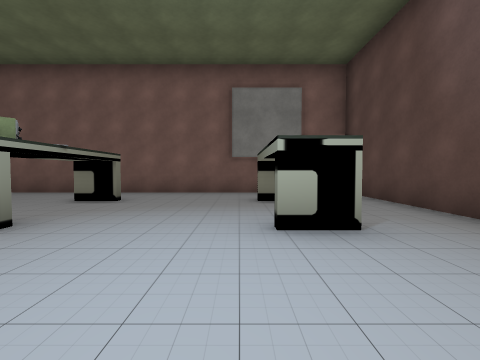
View 1 (above)

16 first-person views from a walk through a Unity game level. The camera is 1.3 m above the floor, tilts 2° down and sees 90° across. The floor is counted in squares, 2 m on a side. Each view is taken from the middle of a square. On the plan, view 1 faces up. The plan holds only what a view shows up to about 9 squares ahead; the rest is blank. The place goes on beyond the plan. The player is left out. Some surface patterns are stand-ins.

View 2
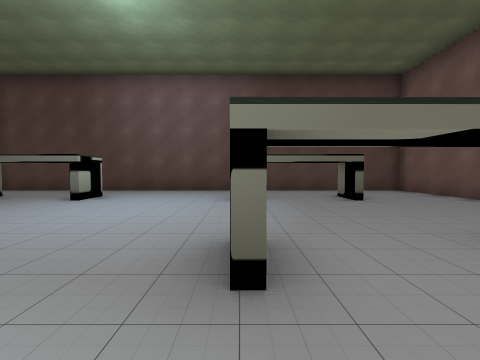

View 3
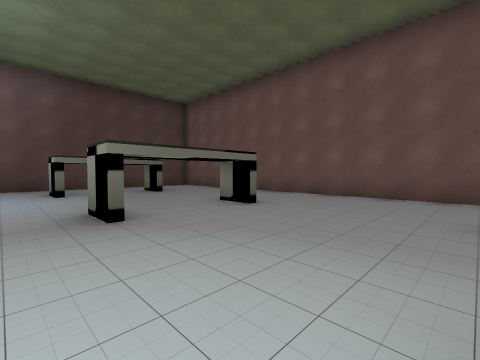

View 4
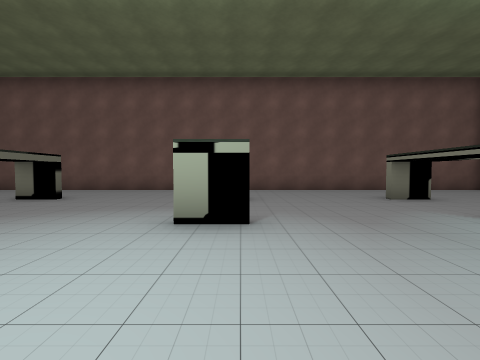

View 5
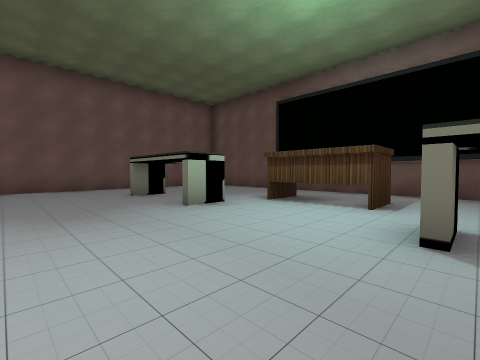

View 6
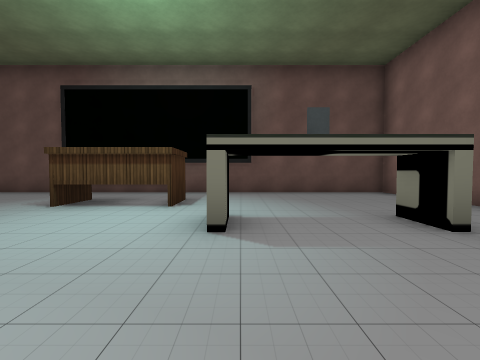

View 7
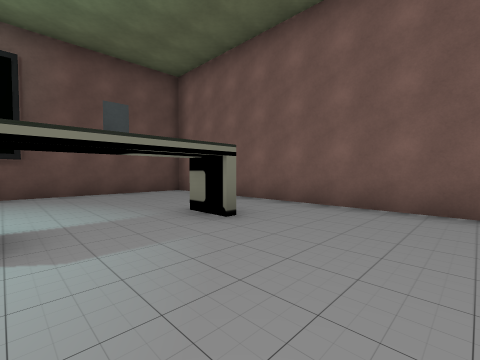

View 8
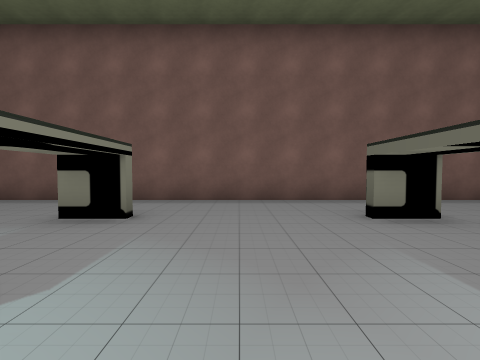

View 9
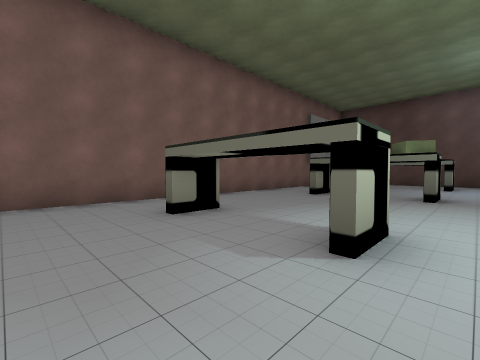

View 10
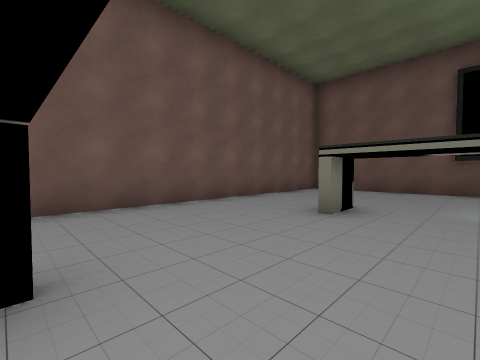

View 11
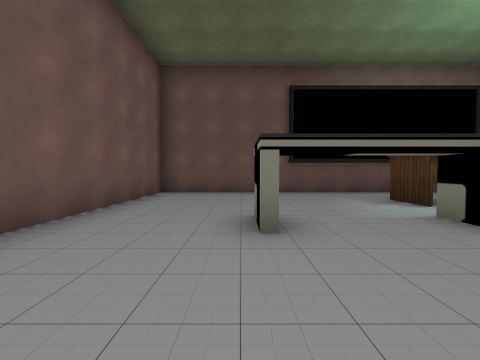

View 12
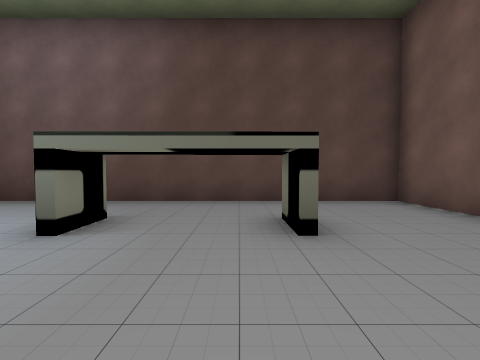

View 13
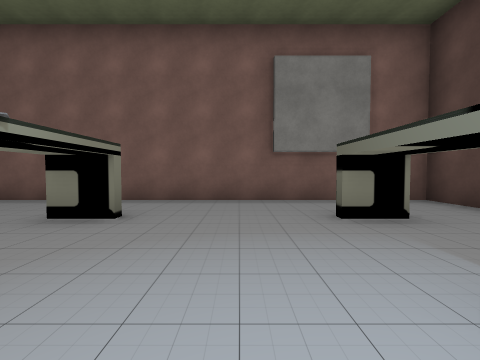

View 14
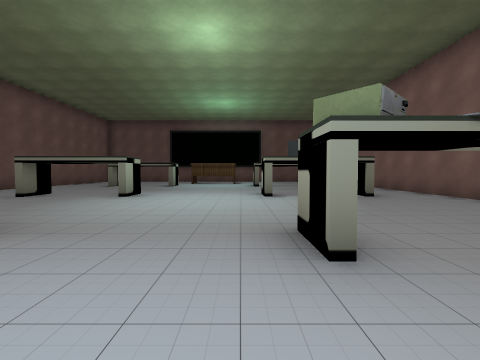

View 15
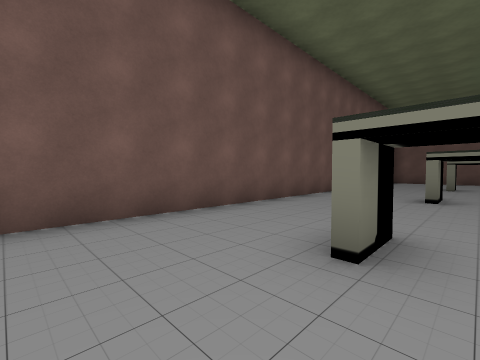

View 16
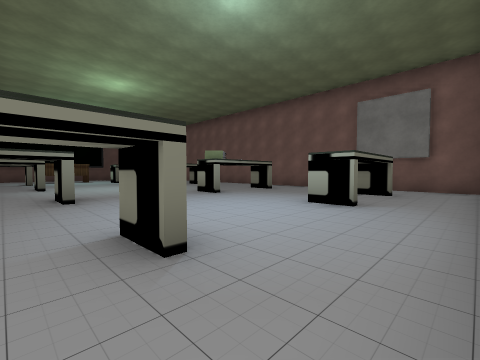

### Floor plan
Key: @ floor where view 1 was taken; # wall or solid block; x gap in a wall; . floor; T thing the floor can be seen under or through.
Columns run from 17 left of view 1 to 4 right of it. Each row starts with its distance up from view 1.
  8 ######################
  7 #....................#
  6 #....................#
  5 #....#...#........#..#
  4 #.............x......#
  3 #....#...#........#..#
  2 #..T ................#
  1 #...T................#
  0 #..T ............@...#
 -1 #....#...#....#...#..#
 -2 #....................#
 -3 #....................#
 -4 #....#...#....#...#..#
 -5 #....................#
 -6 #....................#
 -7 ######################

Positions as (right, up) in squares from view 1, and headings:
1: (0, 0), facing up
2: (-5, -1), facing right
3: (-7, 0), facing down-right
4: (-8, 2), facing down
5: (-9, 3), facing down-left
6: (-9, 3), facing left
7: (-9, 3), facing up-left
8: (-10, 2), facing up
9: (-10, 2), facing up-right
10: (-8, -2), facing down-left
11: (-9, -4), facing left
12: (-2, -3), facing right
13: (-1, 2), facing up
14: (-1, 2), facing left
15: (-1, -3), facing down-left
16: (3, -2), facing up-left
